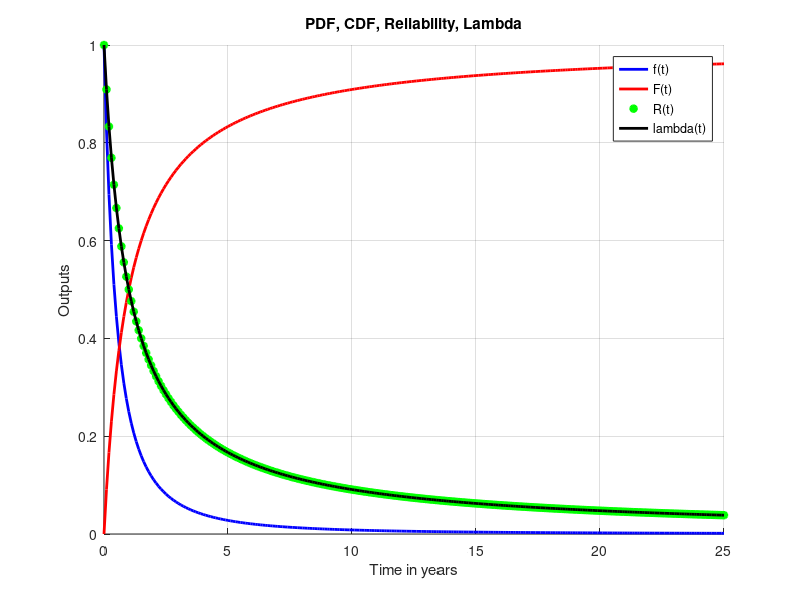

MATLAB code for this plot:
clc; clear;
t = 0:0.1:25; %time in years
for i = 1:size(t,2)
    PDF(i) = 1/((t(i)+1)^2); %Probability distribution function
    F(i) = ((-1)/(t(i)+1))+1; %Cumulative distribution function
    R(i) = 1-F(i); %Reliability
    lambda(i) = 1/(1+t(i)); %Failure rate
end
figure(1)
title('PDF, CDF, Reliability, Lambda')
hold on
plot(t,PDF,'b','LineWidth',2)
hold on
plot(t,F,'r','LineWidth',2)
hold on
plot(t,R,'g*','LineWidth',2)
hold on
plot(t,lambda,'k','LineWidth',2)
hold on
legend('f(t)','F(t)','R(t)','lambda(t)');
xlabel('Time in years')
ylabel('Outputs')
grid on